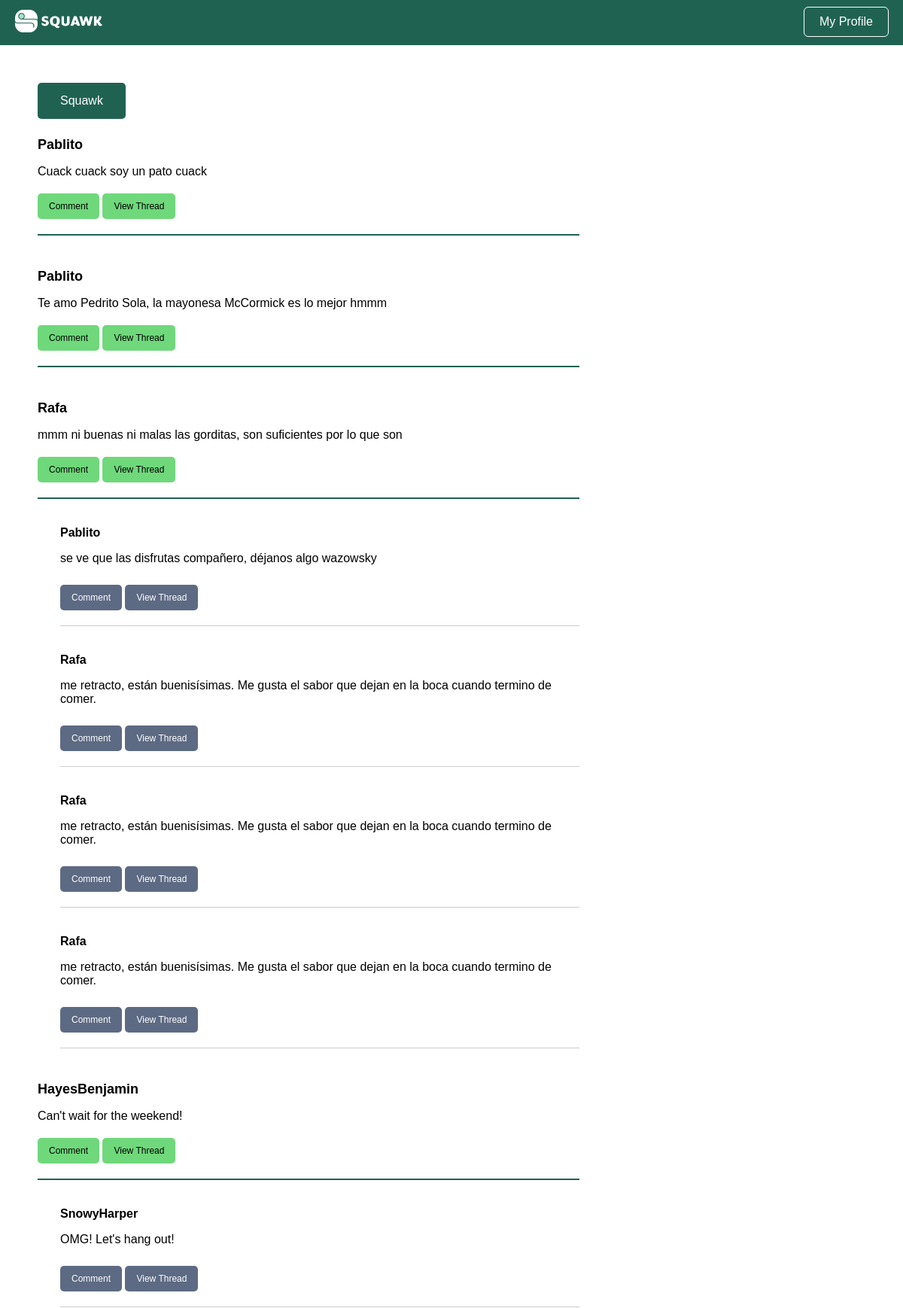
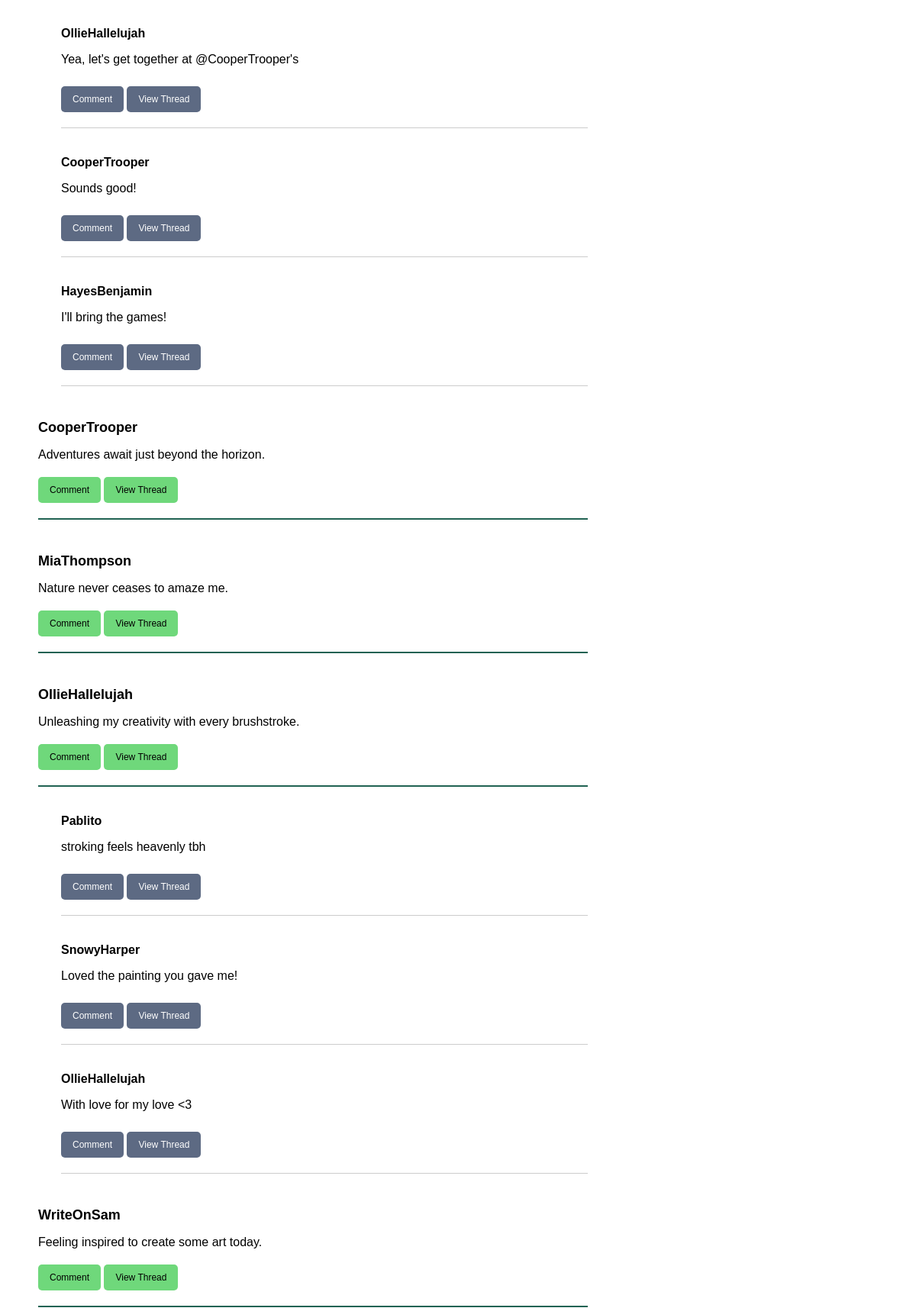
Page /home (signed in, upper part) on the committed database (2 pictures, top to bottom).
### tables this page shows
CREATE TABLE users (
  user_id INTEGER PRIMARY KEY AUTOINCREMENT,
  username VARCHAR NOT NULL,
  password VARCHAR NOT NULL,
  is_admin BOOLEAN NOT NULL
);

CREATE TABLE squawks (
  squawk_id INTEGER PRIMARY KEY AUTOINCREMENT,
  content VARCHAR NOT NULL,
  is_reply_to INT,
  user_id INT,
  created TIMESTAMP NOT NULL DEFAULT CURRENT_TIMESTAMP
);

### user_controller.py (the view)
def home():
  user_id = session['user_id']
  squawks = []
  last20 = ss.get_last(20,-1)
  for i in last20:
    thread = ts.get_thread(i.squawk_id)
    thread_users = [us.get_user(squawk.user_id).username for squawk in thread]
    thread_info = list(zip(thread, thread_users))
    user = us.get_user(i.user_id).username
    squawks.append((i, user, thread_info))
  return render_template('home.html', squawks=squawks, user_id=user_id)

### bl/squawk_service.py (called while the page is built)
  def get_last(self, total, user_id):
    if user_id != -1:
      squawks = self.squawkDAO.getall_from(user_id)
    else:
      squawks = self.squawkDAO.getall_super()
    return squawks[:total]

### bl/thread_service.py (called while the page is built)
  def get_thread(self, squawk_id):
    squawk = self.squawkDAO.get(squawk_id)
    if not squawk:
      return []
    thread = self._get_replies(squawk_id)
    return thread

  def _get_replies(self, squawk_id):
    replies = []
    squawks = self.squawkDAO.getall()
    for x in squawks:
      if x.is_reply_to == squawk_id:
        replies.append(x)
    return replies

### bl/user_service.py (called while the page is built)
  def get_user(self, user_id):
    user = self.userDAO.get(user_id)
    return user

### dl/squawk_dao.py (called while the page is built)
  def get(self, squawkID):
    query = "SELECT * FROM squawks WHERE squawk_id = ?"
    result = self.DB.run_query(query, (squawkID, ))
    try:
      data = result.fetchone()
      squawk = Squawk(data)
      return squawk
    except:
      return None

  def getall(self):
    query = "SELECT * FROM squawks ORDER BY created DESC"
    result = self.DB.run_query(query)
    try:
      data_list = result.fetchall()
      squawks = []
      for data in data_list:
        squawk = Squawk(data)#['squawk_id'], data['content'], data['is_reply_to'], data['user_id'], data['created'])
        squawks.append(squawk)
      return squawks
    except:
      return None

  def getall_super(self):
    query = "SELECT * FROM squawks WHERE is_reply_to = 0 ORDER BY created DESC"
    result = self.DB.run_query(query)
    try:
      data_list = result.fetchall()
      squawks = []
      for data in data_list:
        squawk = Squawk(data)
        squawks.append(squawk)
      return squawks
    except:
      return None

### dl/user_dao.py (called while the page is built)
  def get(self, userID):
    query = "SELECT * FROM users WHERE user_id = ?"
    result = self.DB.run_query(query, (userID, ))
    try:
      data = result.fetchone()
      user = User(data)
      return user
    except:
      return None

### utils/database.py (called while the page is built)
  def run_query(self, query, parameters=None):
    try:
      cursor = self.connection.cursor()
      if parameters:
        cursor.execute(query, parameters)
      else:
        cursor.execute(query)
      self.connection.commit()
      return cursor
    except Exception as e:
      print(f"Error running query: {e}")
      return None

### templates/home.html (shortened to what this page needs)
<!DOCTYPE html>
<html>
  <head>
    <link rel="stylesheet" href="{{ url_for('static', filename='squawk_basic.css') }}" />
    <link rel="stylesheet" href="{{ url_for('static', filename='squawk_render.css') }}" />
  </head>
  <body>
    <div class="navbar">
      <a href="{{url_for('home')}}"><img src="{{ url_for('static', filename='img/squawk_long.png') }}" alt="Squawk Logo" class="logo"></a>
      <a href="{{ url_for('user', user_id=user_id) }}"><button class="login-button">My Profile</button></a>
    </div>
    <div class="board">
      <a href="{{ url_for('new') }}"><button class="top-button">Squawk</button></a>
      {% for squawk, user, thread_info in squawks %}
      <div class="squawk">
        <h4>
          <a href="{{url_for('user', user_id=squawk.user_id)}}"> {{user}} </a>
        </h4>
        <p> {{squawk.content}} </p>
        <a href="{{ url_for('comment', is_reply_to=squawk.squawk_id) }}"><button id="{{squawk.squawk_id}}">Comment</button></a>
        <a href="{{ url_for('thread', squawk_id=squawk.squawk_id) }}"><button id="{{squawk.squawk_id}}">View Thread</button></a>
      </div>
      {% for thread, t_user in thread_info %}
      <div class="thread">
        <div class="comment">
          <p class="username">
            <a href="{{url_for('user', user_id=thread.user_id)}}"> {{t_user}} </a>
          </p>
          <p> {{thread.content}} </p>
          <a href="{{ url_for('comment', is_reply_to=thread.squawk_id) }}"><button id="{{thread.squawk_id}}">Comment</button></a>
          <a href="{{ url_for('thread', squawk_id=thread.squawk_id) }}"><button id="{{thread.squawk_id}}">View Thread</button></a>
        </div>
      </div>
      {% endfor %}
      {% endfor %}
    </div>
  </body>
</html>

### static/squawk_basic.css (style rules this page uses)
body { font-family: Arial, sans-serif; margin: 0; padding: 0; }
a { color: #2660A4 }
.login-button { background-color: transparent; border-radius: 5px; color: white; cursor: pointer; font-size: 16px; margin-right: 10px; outline: 1px solid white; padding: 10px 20px; }
.navbar { background-color: #206252; padding: 10px; display: flex; justify-content: space-between; }
.navbar button { background-color: transparent; border: none; color: white; cursor: pointer; font-size: 16px; margin-bottom: 2px; margin-right: 10px; }
.navbar .logo { height: 30px; margin-left: 10px; margin-top: 3px; }
.top-button { background-color: #206252; color: white; border: none; padding: 15px 30px; font-size: 16px; border-radius: 5px; cursor: pointer; }

### static/squawk_render.css (style rules this page uses)
.board { display: flex; flex-direction: column; justify-content: center; margin: 50px; width: 60vw; }
.board a { color: inherit; text-decoration: none; }
.squawk { border-bottom: 2px solid #206252; margin-bottom: 20px; }
.squawk h4 { font-size: 18px; margin-bottom: 10px; }
.squawk p { font-size: 16px; margin-bottom: 10px; }
.squawk button { background-color: #6FD87B; border: none; border-radius: 5px; color: black; cursor: pointer; font-size: 12px; margin-bottom: 20px; margin-top: 10px; padding: 10px 15px; }
.thread { margin-bottom: 10px; margin-left: 30px; }
.thread button { background-color: #5D6A83; border: none; border-radius: 5px; color: white; cursor: pointer; font-size: 12px; margin-bottom: 20px; margin-top: 10px; padding: 10px 15px; }
.thread .comment { border-bottom: 1px solid #CCC; font-size: 16px; margin-bottom: 10px; }
.thread .comment .username { font-weight: bold; }

### rows in the picture
users: username "Pablito", content "Cuack cuack soy un pato cuack", content "Te amo Pedrito Sola, la mayonesa McCormick es lo mejor hmmm", content "se ve que las disfrutas compañero, déjanos algo wazowsky", content "stroking feels heavenly tbh"
users: username "Rafa", content "mmm ni buenas ni malas las gorditas, son suficientes por lo que son", content "me retracto, están buenisísimas. Me gusta el sabor que dejan en la boca cuando termino de comer."
users: username "HayesBenjamin", content "Can't wait for the weekend!", content "I'll bring the games!"
users: username "SnowyHarper", content "OMG! Let's hang out!", content "Loved the painting you gave me!"
users: username "OllieHallelujah", content "Yea, let's get together at @CooperTrooper's", content "Unleashing my creativity with every brushstroke.", content "With love for my love <3"
users: username "CooperTrooper", content "Sounds good!", content "Adventures await just beyond the horizon."
users: username "MiaThompson", content "Nature never ceases to amaze me."
users: username "WriteOnSam", content "Feeling inspired to create some art today."
